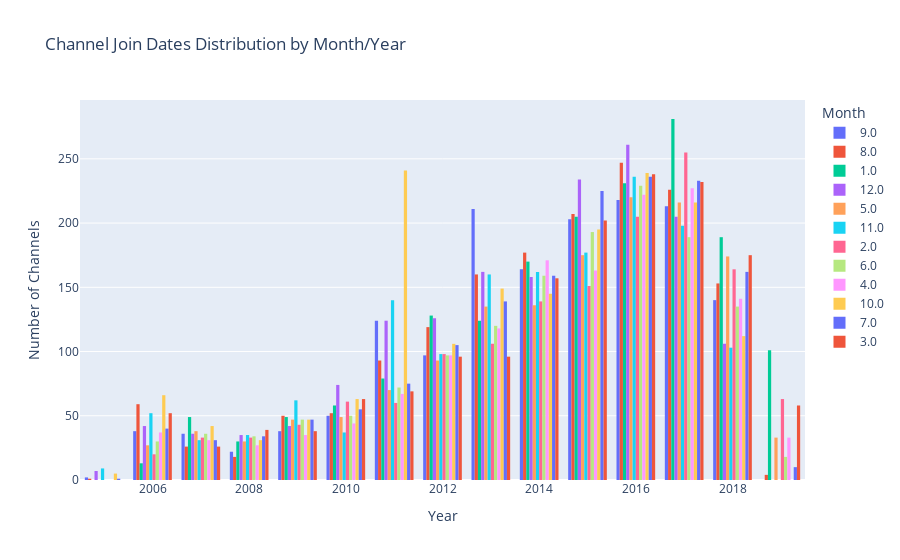

Notebook code cell kept with this figure:
### Markdown cell above
Let's pursue this analysis by examining the channel join dates in more detail, by breaking them down by year.

### Code cell
df_people_and_blogs['join_date'] = pd.to_datetime(df_people_and_blogs['join_date'])

# extract year and month from join dates
df_people_and_blogs.loc[:, 'Year'] = df_people_and_blogs['join_date'].dt.year
df_people_and_blogs.loc[:, 'Month'] = df_people_and_blogs['join_date'].dt.month

fig = px.histogram(df_people_and_blogs, x='Year', color='Month', title='Channel Join Dates Distribution by Month/Year')
fig.update_layout(barmode='group', xaxis_title='Year', yaxis_title='Number of Channels')
fig.show()

### Figure 1 — Plotly figure (JSON) as saved in the notebook; plotly's stock layout.template omitted (floating-point values rounded to 4 significant figures; data arrays with more than 128 entries replaced by an {"elided": "..."} marker saying what was removed)
{"data": [{"alignmentgroup": "True", "bingroup": "x", "hovertemplate": "Month=9.0<br>Year=%{x}<br>count=%{y}<extra></extra>", "legendgroup": "9.0", "marker": {"color": "#636efa", "pattern": {"shape": ""}}, "name": "9.0", "offsetgroup": "9.0", "orientation": "v", "showlegend": true, "type": "histogram", "x": {"elided": "1556 int values"}, "xaxis": "x", "yaxis": "y"}, {"alignmentgroup": "True", "bingroup": "x", "hovertemplate": "Month=8.0<br>Year=%{x}<br>count=%{y}<extra></extra>", "legendgroup": "8.0", "marker": {"color": "#EF553B", "pattern": {"shape": ""}}, "name": "8.0", "offsetgroup": "8.0", "orientation": "v", "showlegend": true, "type": "histogram", "x": {"elided": "1592 int values"}, "xaxis": "x", "yaxis": "y"}, {"alignmentgroup": "True", "bingroup": "x", "hovertemplate": "Month=1.0<br>Year=%{x}<br>count=%{y}<extra></extra>", "legendgroup": "1.0", "marker": {"color": "#00cc96", "pattern": {"shape": ""}}, "name": "1.0", "offsetgroup": "1.0", "orientation": "v", "showlegend": true, "type": "histogram", "x": {"elided": "1707 int values"}, "xaxis": "x", "yaxis": "y"}, {"alignmentgroup": "True", "bingroup": "x", "hovertemplate": "Month=12.0<br>Year=%{x}<br>count=%{y}<extra></extra>", "legendgroup": "12.0", "marker": {"color": "#ab63fa", "pattern": {"shape": ""}}, "name": "12.0", "offsetgroup": "12.0", "orientation": "v", "showlegend": true, "type": "histogram", "x": {"elided": "1612 int values"}, "xaxis": "x", "yaxis": "y"}, {"alignmentgroup": "True", "bingroup": "x", "hovertemplate": "Month=5.0<br>Year=%{x}<br>count=%{y}<extra></extra>", "legendgroup": "5.0", "marker": {"color": "#FFA15A", "pattern": {"shape": ""}}, "name": "5.0", "offsetgroup": "5.0", "orientation": "v", "showlegend": true, "type": "histogram", "x": {"elided": "1443 int values"}, "xaxis": "x", "yaxis": "y"}, {"alignmentgroup": "True", "bingroup": "x", "hovertemplate": "Month=11.0<br>Year=%{x}<br>count=%{y}<extra></extra>", "legendgroup": "11.0", "marker": {"color": "#19d3f3", "pattern": {"shape": ""}}, "name": "11.0", "offsetgroup": "11.0", "orientation": "v", "showlegend": true, "type": "histogram", "x": {"elided": "1500 int values"}, "xaxis": "x", "yaxis": "y"}, {"alignmentgroup": "True", "bingroup": "x", "hovertemplate": "Month=2.0<br>Year=%{x}<br>count=%{y}<extra></extra>", "legendgroup": "2.0", "marker": {"color": "#FF6692", "pattern": {"shape": ""}}, "name": "2.0", "offsetgroup": "2.0", "orientation": "v", "showlegend": true, "type": "histogram", "x": {"elided": "1431 int values"}, "xaxis": "x", "yaxis": "y"}, {"alignmentgroup": "True", "bingroup": "x", "hovertemplate": "Month=6.0<br>Year=%{x}<br>count=%{y}<extra></extra>", "legendgroup": "6.0", "marker": {"color": "#B6E880", "pattern": {"shape": ""}}, "name": "6.0", "offsetgroup": "6.0", "orientation": "v", "showlegend": true, "type": "histogram", "x": {"elided": "1409 int values"}, "xaxis": "x", "yaxis": "y"}, {"alignmentgroup": "True", "bingroup": "x", "hovertemplate": "Month=4.0<br>Year=%{x}<br>count=%{y}<extra></extra>", "legendgroup": "4.0", "marker": {"color": "#FF97FF", "pattern": {"shape": ""}}, "name": "4.0", "offsetgroup": "4.0", "orientation": "v", "showlegend": true, "type": "histogram", "x": {"elided": "1413 int values"}, "xaxis": "x", "yaxis": "y"}, {"alignmentgroup": "True", "bingroup": "x", "hovertemplate": "Month=10.0<br>Year=%{x}<br>count=%{y}<extra></extra>", "legendgroup": "10.0", "marker": {"color": "#FECB52", "pattern": {"shape": ""}}, "name": "10.0", "offsetgroup": "10.0", "orientation": "v", "showlegend": true, "type": "histogram", "x": {"elided": "1657 int values"}, "xaxis": "x", "yaxis": "y"}, {"alignmentgroup": "True", "bingroup": "x", "hovertemplate": "Month=7.0<br>Year=%{x}<br>count=%{y}<extra></extra>", "legendgroup": "7.0", "marker": {"color": "#636efa", "pattern": {"shape": ""}}, "name": "7.0", "offsetgroup": "7.0", "orientation": "v", "showlegend": true, "type": "histogram", "x": {"elided": "1552 int values"}, "xaxis": "x", "yaxis": "y"}, {"alignmentgroup": "True", "bingroup": "x", "hovertemplate": "Month=3.0<br>Year=%{x}<br>count=%{y}<extra></extra>", "legendgroup": "3.0", "marker": {"color": "#EF553B", "pattern": {"shape": ""}}, "name": "3.0", "offsetgroup": "3.0", "orientation": "v", "showlegend": true, "type": "histogram", "x": {"elided": "1541 int values"}, "xaxis": "x", "yaxis": "y"}], "layout": {"barmode": "group", "legend": {"title": {"text": "Month"}, "tracegroupgap": 0}, "title": {"text": "Channel Join Dates Distribution by Month/Year"}, "xaxis": {"anchor": "y", "domain": [0, 1], "title": {"text": "Year"}}, "yaxis": {"anchor": "x", "domain": [0, 1], "title": {"text": "Number of Channels"}}}}
